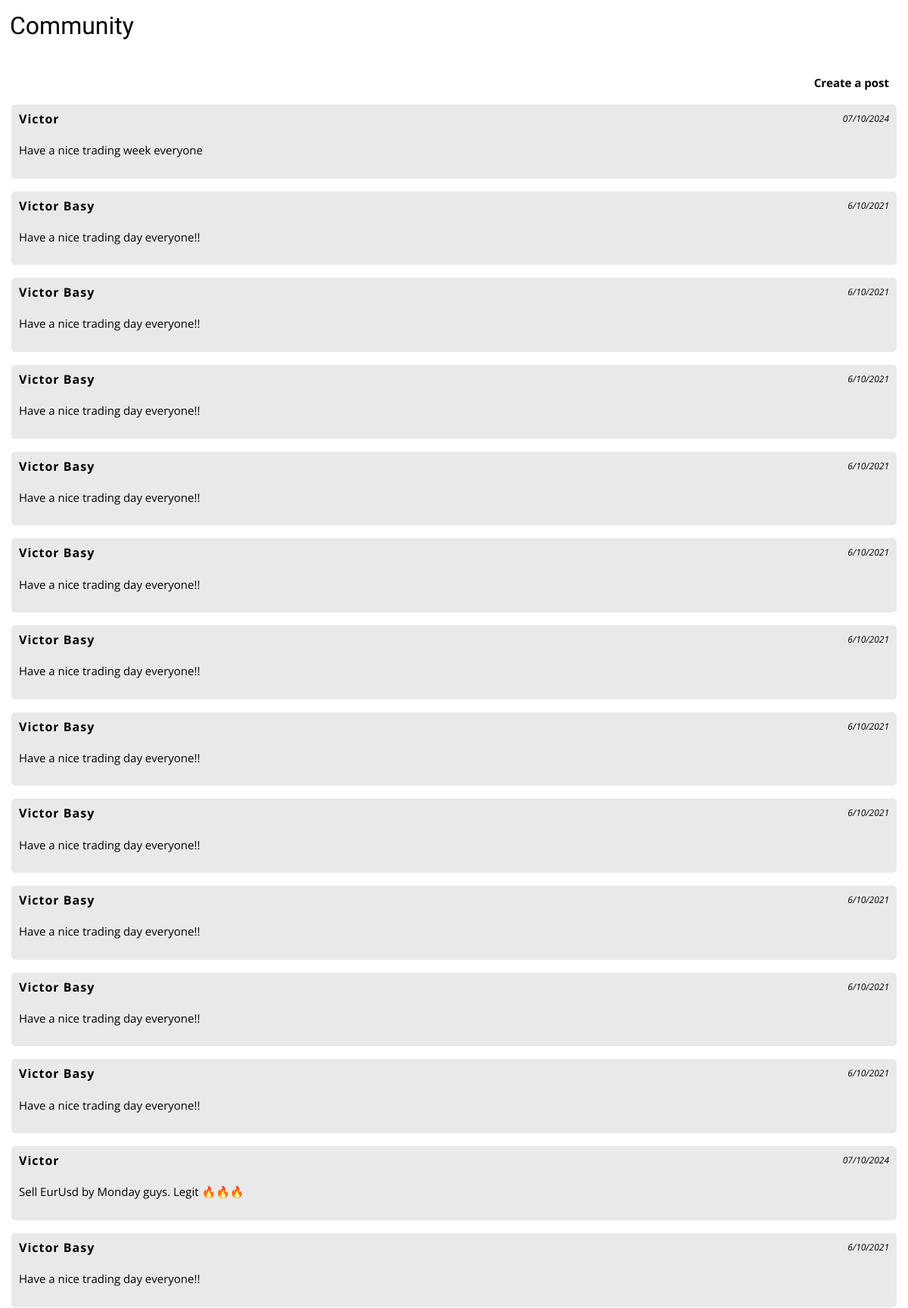
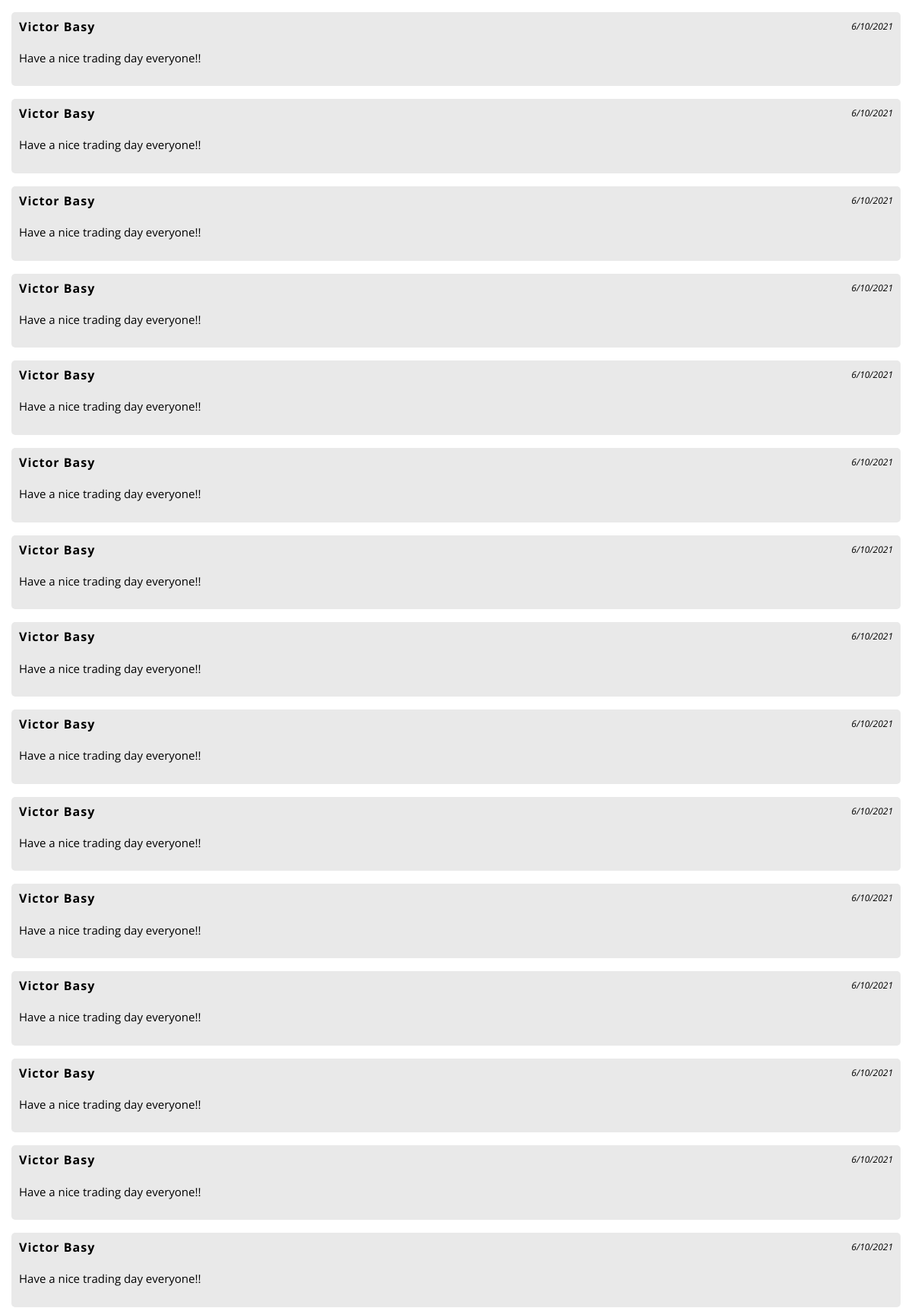
Page /post (upper part) on the committed database (2 pictures, top to bottom).
### tables this page shows
CREATE TABLE posts(id Text, email Text, name Text, date Text, post Text);

### main.py (the view)
@app.route("/post")
def post():
  post = getPost()
  cursor = post.cursor()
  cursor.execute("Select * from posts")
  data = cursor.fetchall()[::-1]
  post.close()
  return render_template("post.html", data=data)

### main.py (called while the page is built)
def getPost():
  conn = sqlite3.connect('diss.db')
  return conn

### templates/post.html (shortened to what this page needs)
<!DOCTYPE html>
<html lang="en">
    <head>
        <link rel="stylesheet" href="https://cdnjs.cloudflare.com/ajax/libs/font-awesome/6.0.0-beta3/css/all.min.css">
        <link href="https://stackpath.bootstrapcdn.com/bootstrap/4.5.2/css/bootstrap.min.css" rel="stylesheet">
    </head>
    <body>
        <div>
            <h2 style="font-family: 'Blinker', sans-serif;"> Community</h2>
        </div>
        {% if not data %}
        <div style="margin-top: 50%;">
            <p style="text-align: center;">Start a discussion</p>
            <a class="btn btn-primary" style="background-color: #070650; border: 2px solid #070650; padding: 10px 27px; border-radius: 6px; margin-left: 70px;">Post</a>
        </div>
        {% else %}
        <div style="margin-top: 18px; padding: 15px;">
        <p style="margin-right: 10px; text-align: right;"><a style="text-decoration: none; font-weight: bold;" href="/publisher">Create a post</a></p>
        {% for i in data %}
        <div class="bord"><a style="text-decoration: none;" href="/commentView?id={{i[0]}}&name={{i[2]}}">
            {% if i[1] == session['email'] %}
            <div style="display: flex; justify-content: space-between;">
                <h6>{{ i[2] }} (You)</h6>
                <i>{{ i[3] }}</i>
            </div>
            {% else %}
            <div style="display: flex; justify-content: space-between;">
                <h6>{{ i[2] }}</h6>
                <i>{{ i[3] }}</i>
            </div>
            {% endif %}
            <p> {{ i[4] }}</p>
        </a>
        </div>
        {% endfor %}
        {% endif %}
    <body>
</html>

### rows in the picture
posts: name "Victor", date "07/10/2024", post "Have a nice trading week everyone"
posts: name "Victor Basy", date "6/10/2021", post "Have a nice trading day everyone!!"
posts: name "Victor Basy", date "6/10/2021", post "Have a nice trading day everyone!!"
posts: name "Victor Basy", date "6/10/2021", post "Have a nice trading day everyone!!"
posts: name "Victor Basy", date "6/10/2021", post "Have a nice trading day everyone!!"
posts: name "Victor Basy", date "6/10/2021", post "Have a nice trading day everyone!!"
posts: name "Victor Basy", date "6/10/2021", post "Have a nice trading day everyone!!"
posts: name "Victor Basy", date "6/10/2021", post "Have a nice trading day everyone!!"
posts: name "Victor Basy", date "6/10/2021", post "Have a nice trading day everyone!!"
posts: name "Victor Basy", date "6/10/2021", post "Have a nice trading day everyone!!"
posts: name "Victor Basy", date "6/10/2021", post "Have a nice trading day everyone!!"
posts: name "Victor Basy", date "6/10/2021", post "Have a nice trading day everyone!!"
posts: name "Victor", date "07/10/2024", post "Sell EurUsd by Monday guys. Legit 🔥🔥🔥"
posts: name "Victor Basy", date "6/10/2021", post "Have a nice trading day everyone!!"
posts: name "Victor Basy", date "6/10/2021", post "Have a nice trading day everyone!!"
posts: name "Victor Basy", date "6/10/2021", post "Have a nice trading day everyone!!"
posts: name "Victor Basy", date "6/10/2021", post "Have a nice trading day everyone!!"
posts: name "Victor Basy", date "6/10/2021", post "Have a nice trading day everyone!!"
posts: name "Victor Basy", date "6/10/2021", post "Have a nice trading day everyone!!"
posts: name "Victor Basy", date "6/10/2021", post "Have a nice trading day everyone!!"
posts: name "Victor Basy", date "6/10/2021", post "Have a nice trading day everyone!!"
posts: name "Victor Basy", date "6/10/2021", post "Have a nice trading day everyone!!"
posts: name "Victor Basy", date "6/10/2021", post "Have a nice trading day everyone!!"
posts: name "Victor Basy", date "6/10/2021", post "Have a nice trading day everyone!!"
posts: name "Victor Basy", date "6/10/2021", post "Have a nice trading day everyone!!"
posts: name "Victor Basy", date "6/10/2021", post "Have a nice trading day everyone!!"
posts: name "Victor Basy", date "6/10/2021", post "Have a nice trading day everyone!!"
posts: name "Victor Basy", date "6/10/2021", post "Have a nice trading day everyone!!"
posts: name "Victor Basy", date "6/10/2021", post "Have a nice trading day everyone!!"
